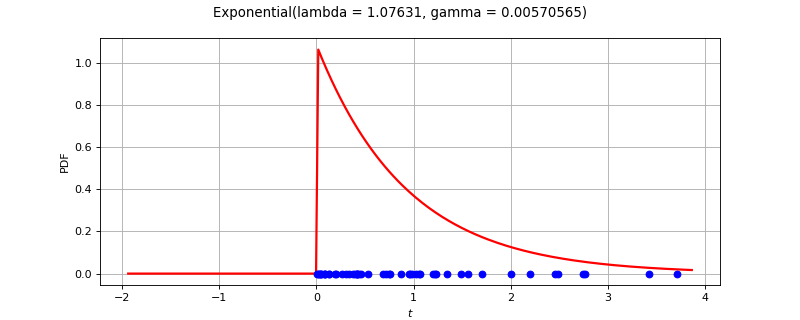

The script that drew this image:
import openturns as ot
from matplotlib import pyplot as plt
from openturns.viewer import View
ot.RandomGenerator.SetSeed(0)
factory = ot.ExponentialFactory()
ref = factory.build()
dimension = ref.getDimension()
if dimension <= 2:
    sample = ref.getSample(50)
    distribution = factory.build(sample)
    if dimension == 1:
        distribution.setDescription(['$t$'])
        pdf_graph = distribution.drawPDF(256)
        cloud = ot.Cloud(sample, ot.Sample(sample.getSize(), 1))
        cloud.setColor('blue')
        cloud.setPointStyle('fcircle')
        pdf_graph.add(cloud)
        fig = plt.figure(figsize=(10, 4))
        plt.suptitle(str(distribution))
        pdf_axis = fig.add_subplot(111)
        View(pdf_graph, figure=fig, axes=[pdf_axis], add_legend=False)
    else:
        sample = ref.getSample(500)
        distribution.setDescription(['$t_0$', '$t_1$'])
        pdf_graph = distribution.drawPDF([256]*2)
        cloud = ot.Cloud(sample)
        cloud.setColor('red')
        cloud.setPointStyle('fcircle')
        pdf_graph.add(cloud)
        fig = plt.figure(figsize=(10, 4))
        plt.suptitle(str(distribution))
        pdf_axis = fig.add_subplot(111)
        View(pdf_graph, figure=fig, axes=[pdf_axis], add_legend=False, square_axes=True)
